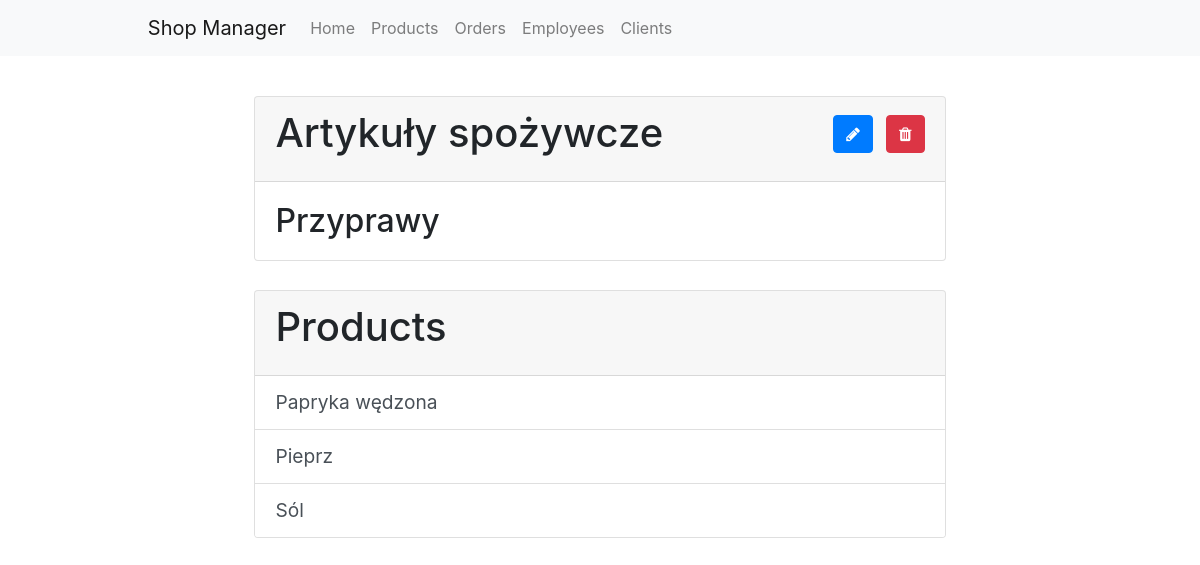
Screenshot of /products/categories/5/ with the database file from the repository.
### products/models.py (models this page shows)
class Category(models.Model):
    name = models.CharField(max_length=100, help_text="Please pass the name of the category.")
    overcategory = models.ForeignKey('self', on_delete=models.SET_NULL, blank=True, null=True, help_text="Optional: Please select an overcategory.")
    def __str__(self):
        return self.name
    class Meta:
        verbose_name_plural = "categories"
        ordering = ['name']

class Product(models.Model):
    code = models.PositiveIntegerField(primary_key=True, help_text="Please pass the code of the product.")
    name = models.CharField(max_length=100, help_text="Please pass the name of the product.")
    description = models.TextField(max_length=1000, blank=True, help_text="Optional: Please pass the description of the product.")
    category = models.ForeignKey(Category, on_delete=models.SET_NULL, null=True, help_text="Please select the category of the product.")
    producer = models.ForeignKey(Producer, on_delete=models.SET_NULL, null=True, help_text="Please select the producer of the producer.")
    def __str__(self):
        return self.name
    class Meta:
        ordering = ['name']

### products/views.py (the view)
# urls.py: path('categories/<int:pk>/', views.CategoryDetailView.as_view(), name='category-detail'),
class CategoryDetailView(generic.DetailView):
    model = Category
    def get_context_data(self, **kwargs):
        context = super().get_context_data(**kwargs)
        context['subcategories'] = Category.objects.filter(
            overcategory__id=self.kwargs['pk'])
        context['products'] = Product.objects.filter(
            category__id=self.kwargs['pk'])
        return context

### products/templates/products/category_detail.html (shortened to what this page needs)
{% extends "base.html" %}
{% block content %}
    <div style="width: 90%; margin-left: 5%; font-size:1.2rem;">
        <div class="card" style="width: 80%; margin-left: 10%;">
            <div class="card-header">
                {% if object.overcategory %}
                  <a href="delete/" class="btn btn-danger" style="float: right; margin-top: 1%;"><span class="fa fa-trash"></span></a>
                  <a href="update/" class="btn btn-primary" style="float: right; margin-right: 2%; margin-top: 1%;"><span class="fa fa-pencil"></span></a>
                  <h1 class="card-title">{{ object.overcategory }}</h1>
                {% else %}
                  <a href="delete/" class="btn btn-danger" style="float: right; margin-top: 1%;"><span class="fa fa-trash"></span></a>
                  <a href="update/" class="btn btn-primary" style="float: right; margin-right: 2%; margin-top: 1%;"><span class="fa fa-pencil"></span></a>
                  <h1 class="card-title">Category</h1>
                {% endif %}
            </div>
            <div class="card-body">
              <h2 class="card-title" style="margin-bottom: 0;">{{ object.name }}</h2>
            </div>
        </div>
        {% if products %}
        <br>
        <div class="card" style="width: 80%; margin-left: 10%;">
          <div class="card-header">
            <h1 class="card-title">Products</h1>
          </div>
          <ul class="list-group list-group-flush">
            {% for product in products %}
              <a class="list-group-item list-group-item-action" href="{% url 'products:product-detail' product.code %}">{{ product }}</a>
            {% endfor %}
          </ul>
        </div>
        {% endif %}
        <br>
    </div>
{% endblock %}

### rows the page displays
Category: overcategory "Artykuły spożywcze", name "Przyprawy"
Product: name "Papryka wędzona"
Product: name "Pieprz"
Product: name "Sól"
